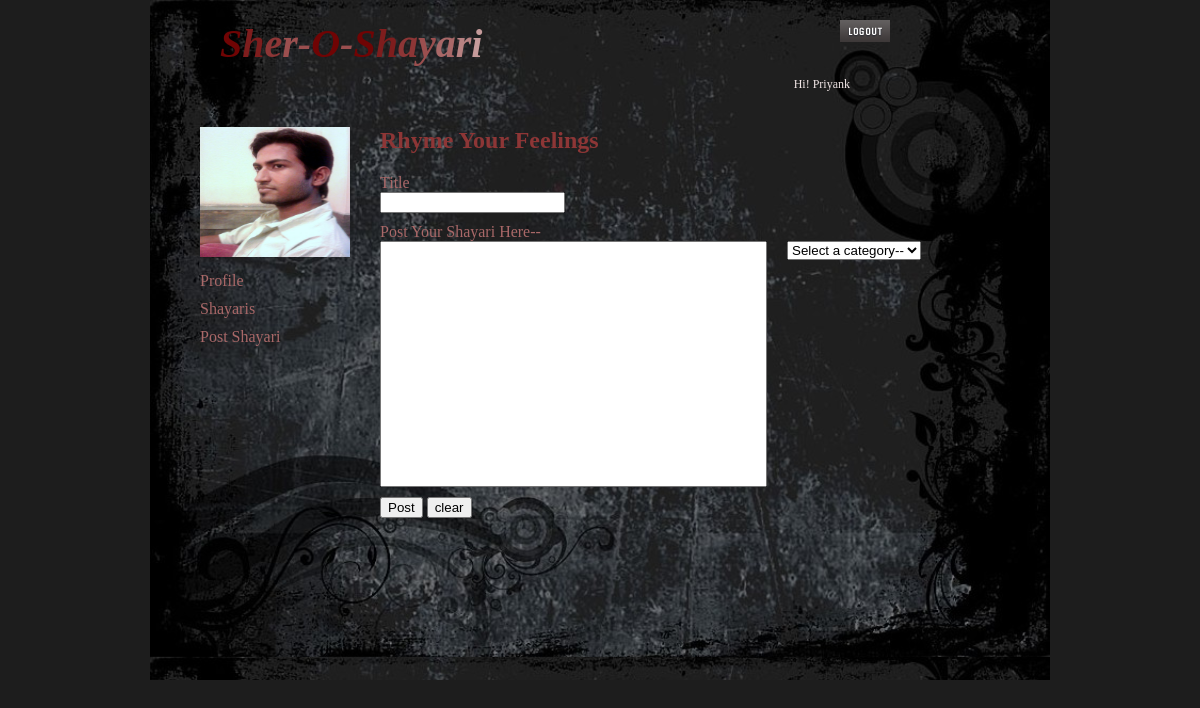
Screenshot of /blog/welcome/post_shayari/Post_Shayari.php (signed in) with the database file from the repository.
### tables this page shows
CREATE TABLE `users` (
  `username` varchar(255) NOT NULL,
  `password` varchar(255) NOT NULL,
  `name` varchar(255) NOT NULL,
  `email` varchar(255) NOT NULL,
  `gender` char(1) DEFAULT NULL,
  `id` int(11) NOT NULL AUTO_INCREMENT,
  PRIMARY KEY (`id`),
  UNIQUE KEY `username` (`username`)
);

CREATE TABLE `image` (
  `image_type` varchar(25) NOT NULL DEFAULT '',
  `image_size` varchar(25) NOT NULL DEFAULT '',
  `image_name` varchar(50) NOT NULL DEFAULT '',
  `user_id` int(11) NOT NULL,
  KEY `user_id` (`user_id`)
);

### blog/session_check.php (called while the page is built, shortened)
<?php
$user_id = $_SESSION['user_id'];
if(!isset($_SESSION['name'])) {
	$query = "select name from users where id='$user_id'" ;
	$result = mysql_query($query);
	while($row = mysql_fetch_array($result)) {
		$name = ucfirst($row[0]);
	}
} else {
	$name = ucfirst($_SESSION['name']);
}
?>

### blog/image_display.php (called while the page is built)
<?php
$sql = "select image_name from image where user_id='$user_id'";
$res = mysql_query($sql);
if(mysql_num_rows($res) == 1) {
	$image_row = mysql_fetch_array($res);
	$image = $image_row['image_name'];
}
else {
	$image = "default.jpg";
}
?>

### blog/welcome/post_shayari/Post_Shayari.php (the view, shortened to what this page needs)
<?php session_start();
include "../../session_check.php";
include "../../image_display.php";
?>
<html>
<head>
<LINK href="/blog//welcome/welcome_pages.css" rel="stylesheet" type="text/css">
</head>
<body id='main' <?php if(isset($category)) {echo "onload = set_category('".$category."')";}?> >
	<div>
		<div id='maindiv'>
			<div id='logout'><form method='post' action='Post_Shayari.php'><input type='hidden' name='logout' value='logout'/><input type='image' src='/blog/pictures/logout.jpg' alt='Logout'/></form></div>
			<h1><span style="color: #700404">S</span><span style="color:#7e1d1d">h</span><span style="color:#8d3636">e</span><span style="color:#9b4f4f">r</span><span style="color:#9b4f4f">-</span><span style="color:#700404">O</span><span style="color:#9b4f4f">-</span><span style="color:#700404">S</span><span style="color:#7e1d1d">h</span><span style="color:#8d3636">a</span><span style="color:#9b4f4f">y</span><span style="color:#a96868">a</span><span style="color:#b88282">r</span><span style="color:#c69b9b">i</span></h1>
			<p id='welcome'> Hi! <?php echo $name ?> </p><br/>
		</div>
		<div id='leftside'>
			<div id='pic'>
				<img src="/blog/upload/<?php echo $image ?>" />
			</div>
			<div id='links'>
				<div class='leftlink'><a href="/blog/welcome/profile/profile.php">Profile</a></div>
				<div class='leftlink' id='shayari'>
					<span id='waste'>Shayaris
					</span>
				</div>
				<div class='leftlink'><a href="/blog/welcome/post_shayari/Post_Shayari.php">Post Shayari</a></div>
			</div>
		</div>
		<div id='rightside'>
			<h2>Rhyme Your Feelings</h2>
			<form method='post' action='Post_Shayari.php'>
				<div>
					<label for='title'>Title</label><br/>
					<input type='text' name='title' id='title' <?php if(isset($title)) {echo "value=".$title;}?> />&nbsp;&nbsp;<span class='error' id='error1'></span>
				</div>
				<div id="float_left">
					<label for='shayari'>Post Your Shayari Here--</label><br/>
					<textarea rows='15' cols='50' name='post_shayari' id='post_shayari' ><?php if(isset($shayari)) {echo $shayari;}?></textarea><br/>
				</div>
				<div id="float_right">
					<span class='error' id='error3'></span><br/>
					<select  name='category' id='category' onclick='clr_error()'>
						<option selected value='0'>Select a category--</option>
					</select>
				</div><br/>
				<div>
					<input type='submit' name='submit' value='Post' onclick="return validat()" />
					<input type='button' name='clear' value='clear' onclick="clr()" />
				</div>
			</form>
		</div><br/>
	</div>
</body>
</html>

### blog/welcome/welcome_pages.css (style rules this page uses)
#main { background-color: #1d1d1d; margin:0; }
#main > div { margin:auto; width:75%; min-height: 680px; background-repeat: repeat-y; background-size: 100%; background-image:url('/blog/pictures/front-image.jpg'); }
h1 { font-style: italic; color:#ffffff; font-size: 40px; margin:0 0 0 70px; padding-top: 20px; }
div#logout { float:right; margin:20px 160px 0 0; }
a,span#waste { color: a96868; text-decoration: none; }
label,legend { color: #a96868; }
span#waste { cursor:pointer; }
p#welcome { color:#f1e6e6; float:right; font-size:12px; margin: 10px 200px 0 0; }
div#leftside { width:20%; float:left; padding-left:50px; height:auto; }
div#rightside { float:left; }
div#maindiv { margin-bottom:35px; }
div.leftlink { padding :5px 0; }
div#pic { margin-bottom: 10px; width: 150px; height: 130px; }
div#pic img { width:100%; height:100%; }

### blog/welcome/post_shayari/Post_Shayari.php (style rules this page uses)
textarea { resize: none; scroll: auto; font-family: arial narrow; }
div#float_left { float:left; }
div#float_right { float:right; }
h2 { margin-top:0; color: #8d3636; }
div#rightside > form > div { margin-bottom: 10px; }
div#float_left >textarea { margin-right:20px; }

### rows the page displays
users: name "Priyank"
image: image_name (picture)
